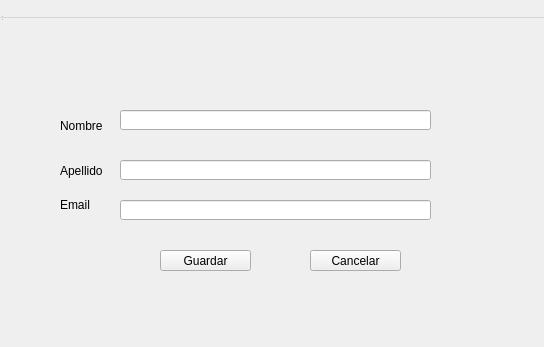
<?xml version="1.0" encoding="UTF-8"?>
<ui version="4.0">
 <class>MainWindow</class>
 <widget class="QWidget" name="Form">
  <property name="geometry">
   <rect>
    <x>0</x>
    <y>0</y>
    <width>544</width>
    <height>347</height>
   </rect>
  </property>
  <property name="windowTitle">
   <string>MainWindow</string>
  </property>
  <widget class="QWidget" name="centralwidget">
   <widget class="QLineEdit" name="firstNameTextField">
    <property name="geometry">
     <rect>
      <x>120</x>
      <y>110</y>
      <width>311</width>
      <height>20</height>
     </rect>
    </property>
   </widget>
   <widget class="QLineEdit" name="lastNameTextField">
    <property name="geometry">
     <rect>
      <x>120</x>
      <y>160</y>
      <width>311</width>
      <height>20</height>
     </rect>
    </property>
   </widget>
   <widget class="QLineEdit" name="emailTextField">
    <property name="geometry">
     <rect>
      <x>120</x>
      <y>200</y>
      <width>311</width>
      <height>20</height>
     </rect>
    </property>
   </widget>
   <widget class="QLabel" name="label">
    <property name="geometry">
     <rect>
      <x>60</x>
      <y>110</y>
      <width>101</width>
      <height>31</height>
     </rect>
    </property>
    <property name="text">
     <string>Nombre</string>
    </property>
   </widget>
   <widget class="QLabel" name="label_2">
    <property name="geometry">
     <rect>
      <x>60</x>
      <y>160</y>
      <width>91</width>
      <height>21</height>
     </rect>
    </property>
    <property name="text">
     <string>Apellido</string>
    </property>
   </widget>
   <widget class="QLabel" name="label_3">
    <property name="geometry">
     <rect>
      <x>60</x>
      <y>200</y>
      <width>35</width>
      <height>10</height>
     </rect>
    </property>
    <property name="text">
     <string>Email</string>
    </property>
   </widget>
   <widget class="QPushButton" name="saveButton">
    <property name="geometry">
     <rect>
      <x>160</x>
      <y>250</y>
      <width>91</width>
      <height>21</height>
     </rect>
    </property>
    <property name="text">
     <string>Guardar</string>
    </property>
   </widget>
   <widget class="QPushButton" name="cancelButton">
    <property name="geometry">
     <rect>
      <x>310</x>
      <y>250</y>
      <width>91</width>
      <height>21</height>
     </rect>
    </property>
    <property name="text">
     <string>Cancelar</string>
    </property>
   </widget>
  </widget>
  <widget class="QMenuBar" name="menubar">
   <property name="geometry">
    <rect>
     <x>0</x>
     <y>0</y>
     <width>544</width>
     <height>18</height>
    </rect>
   </property>
  </widget>
  <widget class="QStatusBar" name="statusbar"/>
 </widget>
 <resources/>
 <connections/>
</ui>
